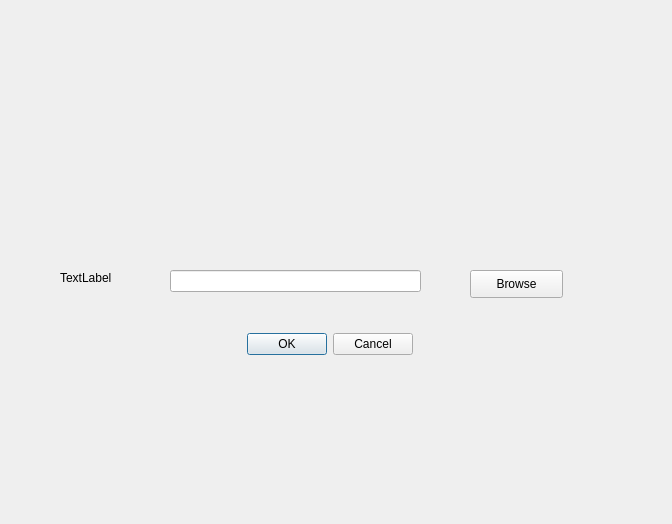
<?xml version="1.0" encoding="UTF-8"?>
<ui version="4.0">
 <class>DockWidget</class>
 <widget class="QDockWidget" name="DockWidget">
  <property name="geometry">
   <rect>
    <x>0</x>
    <y>0</y>
    <width>672</width>
    <height>524</height>
   </rect>
  </property>
  <property name="windowTitle">
   <string>DockWidget</string>
  </property>
  <widget class="QWidget" name="dockWidgetContents">
   <widget class="QLabel" name="label">
    <property name="geometry">
     <rect>
      <x>60</x>
      <y>270</y>
      <width>55</width>
      <height>16</height>
     </rect>
    </property>
    <property name="text">
     <string>TextLabel</string>
    </property>
   </widget>
   <widget class="QLineEdit" name="lineEdit">
    <property name="geometry">
     <rect>
      <x>170</x>
      <y>270</y>
      <width>251</width>
      <height>22</height>
     </rect>
    </property>
   </widget>
   <widget class="QPushButton" name="pushButton">
    <property name="geometry">
     <rect>
      <x>470</x>
      <y>270</y>
      <width>93</width>
      <height>28</height>
     </rect>
    </property>
    <property name="text">
     <string>Browse</string>
    </property>
   </widget>
   <widget class="QDialogButtonBox" name="okcancel">
    <property name="geometry">
     <rect>
      <x>220</x>
      <y>330</y>
      <width>193</width>
      <height>28</height>
     </rect>
    </property>
    <property name="standardButtons">
     <set>QDialogButtonBox::Cancel|QDialogButtonBox::Ok</set>
    </property>
   </widget>
  </widget>
 </widget>
 <resources/>
 <connections/>
</ui>
